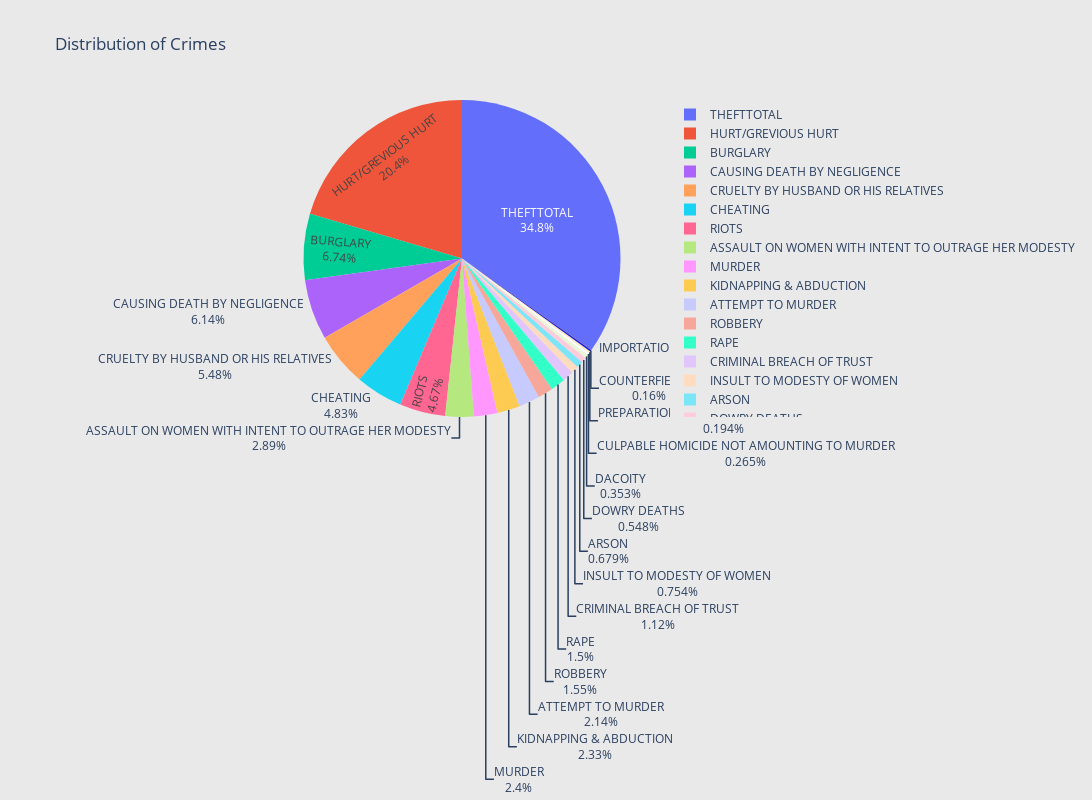

Source (notebook cell):
### Code cell
labels = ['MURDER', 'ATTEMPT TO MURDER',
       'CULPABLE HOMICIDE NOT AMOUNTING TO MURDER', 'RAPE', 'KIDNAPPING & ABDUCTION', 'DACOITY',
       'PREPARATION AND ASSEMBLY FOR DACOITY', 'ROBBERY', 'BURGLARY',
       'RIOTS', 'CRIMINAL BREACH OF TRUST',
       'CHEATING', 'COUNTERFIETING', 'ARSON', 'HURT/GREVIOUS HURT',
       'DOWRY DEATHS', 'ASSAULT ON WOMEN WITH INTENT TO OUTRAGE HER MODESTY',
       'INSULT TO MODESTY OF WOMEN', 'CRUELTY BY HUSBAND OR HIS RELATIVES',
       'IMPORTATION OF GIRLS FROM FOREIGN COUNTRIES',
       'CAUSING DEATH BY NEGLIGENCE', "THEFTTOTAL"]

values = [435744, 387394, 47994, 272844, 422318, 63948, 35100, 280194, 1221740,847053,
         203648, 874927, 29067, 123061, 3706545, 99285, 523894, 136643, 994067, 923, 1113381, 6310244]
fig = go.Figure(data=[go.Pie(labels=labels, values=values ,textinfo='label+percent',
                              )])
fig.update_layout(
    uniformtext_minsize= 20,
    title_text="Distribution of Crimes",
    paper_bgcolor='rgb(233,233,233)',
    autosize=False,
    width=1150,
    height=800)
fig.show()

### Figure 1 — Plotly figure (JSON) as saved in the notebook; plotly's stock layout.template omitted (floating-point values rounded to 4 significant figures)
{"data": [{"labels": ["MURDER", "ATTEMPT TO MURDER", "CULPABLE HOMICIDE NOT AMOUNTING TO MURDER", "RAPE", "KIDNAPPING & ABDUCTION", "DACOITY", "PREPARATION AND ASSEMBLY FOR DACOITY", "ROBBERY", "BURGLARY", "RIOTS", "CRIMINAL BREACH OF TRUST", "CHEATING", "COUNTERFIETING", "ARSON", "HURT/GREVIOUS HURT", "DOWRY DEATHS", "ASSAULT ON WOMEN WITH INTENT TO OUTRAGE HER MODESTY", "INSULT TO MODESTY OF WOMEN", "CRUELTY BY HUSBAND OR HIS RELATIVES", "IMPORTATION OF GIRLS FROM FOREIGN COUNTRIES", "CAUSING DEATH BY NEGLIGENCE", "THEFTTOTAL"], "textinfo": "label+percent", "type": "pie", "values": [435744, 387394, 47994, 272844, 422318, 63948, 35100, 280194, 1221740, 847053, 203648, 874927, 29067, 123061, 3706545, 99285, 523894, 136643, 994067, 923, 1113381, 6310244]}], "layout": {"autosize": false, "height": 800, "paper_bgcolor": "rgb(233,233,233)", "title": {"text": "Distribution of Crimes"}, "uniformtext": {"minsize": 20}, "width": 1150}}
